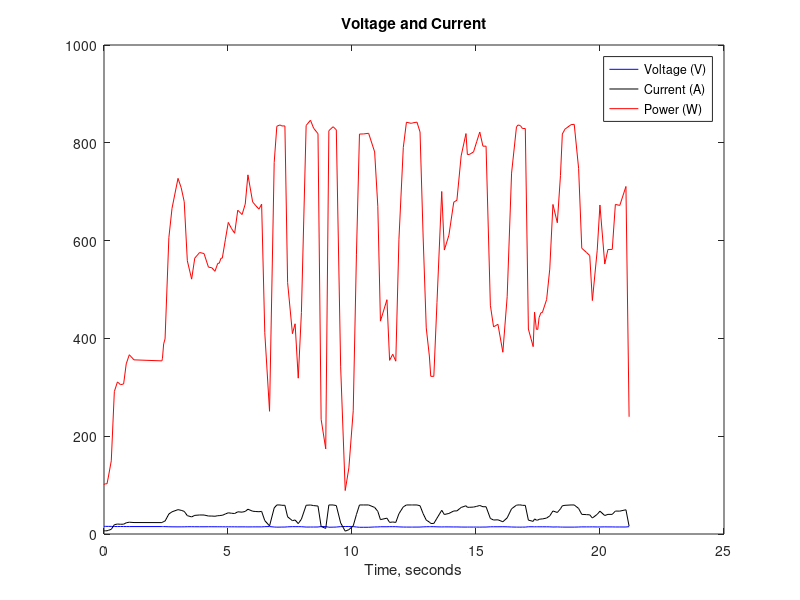

This chart was generated by the following MATLAB code:
%% Battery Test Analysis
% 
% Summary:
% This program plots data from a test flight using a 4S battery to ensure that maximum allowable power for motors and esc's was not exceeded.
% Prior to this test 4S Lipo batteries were thought to possibly be the cause of earlier ESC and Motor failures.
% The quad was flown manually and flown more harshly than normal autonomous operation expectations.
% The results show that the 2013 X8 is compatible with 4S Lipo batteries. Since this test, 4S batteries have 
% been used on the X8 regularly and cause no problems.
%
close all; clear all; clc; format compact;

%% Test 1 data and plot: heavy payload
data1 = load('4S_battery_test.txt');
time1 = data1(:,1);       % Time in seconds
voltage1 = data1(:,2)./1000;    % Voltage in Volts
current1 = data1(:,3)./100;    % Current in Amps
batt_remaining1 = data1(:,4);

% Zero first time:
time1 = time1-time1(1);

% Power Analysis:
P = voltage1.*current1; % Power in Watts
Max_Power = max(P)/8    % Max power per Motor
Max_Current = max(current1)/8 % Max current per motor
Avg_Power = mean(P)

figure
plot(time1,voltage1,'b',time1,current1,'k', time1,P,'r')
title('Voltage and Current')
legend('Voltage (V)','Current (A)','Power (W)')
xlabel('Time, seconds')


% %% Test 2 data and plot: Light payload
% data2 = csvread('battery_info_light.txt',1,0);
% time2 = data2(:,1);       % Time in seconds
% voltage2 = data2(:,2)./1000;    % Voltage in Volts
% current2 = data2(:,3)./100;    % Current in Amps
% 
% % Zero first time:
% time2 = time2-time2(1);
% 
% figure
% plot(time2,voltage2,'r',time2,current2,'k')
% title('Light Payload')
% legend('Voltage','Current')
% xlabel('Time, seconds')
% 
% %% Statistical Analysis:
% % find mean current and voltage over last 30 sec of each flight:
% t1_start = find(time1>time1(end)-30,1);
% t2_start = find(time2>time2(end)-30,1);
% 
% starttime1 = time1(t1_start)
% mean_Voltage1 = mean(voltage1(t1_start:end))
% std_Voltage1 = std(voltage1(t1_start:end))
% mean_Current1 = mean(current1(t1_start:end))
% std_Current1 = std(current1(t1_start:end))
% 
% starttime2 = time2(t2_start)
% mean_Voltage2 = mean(voltage2(t2_start:end))
% std_Voltage2 = std(voltage2(t2_start:end))
% mean_Current2 = mean(current2(t2_start:end))
% std_Current2 = std(current2(t2_start:end))
% 
% 
% 
